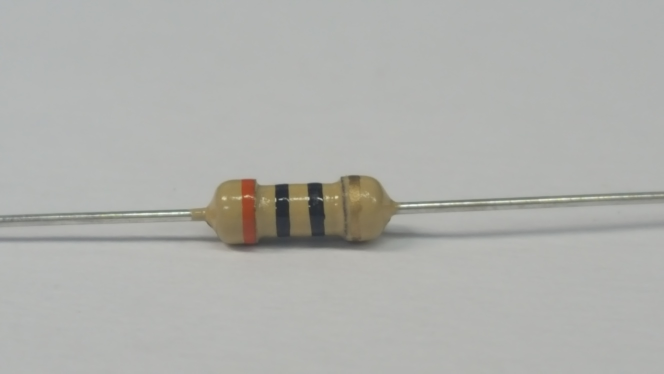
#> input picture Application Scripts/Final/TestDB/0.jpg, 1328 x 747 px (shown at 1/2 size); its folder holds 4 pictures in this run
$ python TestHaar.py   (Python 2 division)   (older library calls are emulated)
#> lines starting #> are read from the running program, lines starting #| are printed output that depends on the picture
### Application Scripts/Final/HaarLibraries.py
import os
import cv2
import subprocess
from shutil import copyfile

class PositiveFiles:
    Images = []
    # [4 lines left out: function __init__, not called in this run]
    def IncludeImages(self,ListOfImages):
        self.Images += ListOfImages

# [21 lines left out: functions GetExtension, RemoveDirectory, not called in this run]

def CreateDirIfNotExists(CreatePath):
    if not os.path.exists(CreatePath):
        os.makedirs(CreatePath)

# [156 lines left out: functions CopyFolderImage, CustomImage, AdjImages, FallOnePathIn, CreateBGFile, CreateInfoFile and 7 more, not called in this run]


### Application Scripts/Final/TestHaar.py
# This script will detect faces via your webcam.
# Tested with OpenCV3

import cv2
import os
import HaarLibraries

objCascade = cv2.CascadeClassifier("HaarXML/ResNew22_cascade.xml")

def GetName(Line):
    dotPos = 0
    dotCount =0
    fileExt = ''
    for charExt in Line:
        if charExt == ' ':
            dotPos = dotCount
        dotCount +=1

    fileExt = Line[:dotPos]

    return fileExt

def GetNum(Line):
    dotPos = 0
    dotCount =0
    fileExt = ''
    for charExt in Line:
        if charExt == ' ':
            dotPos = dotCount
        dotCount +=1
    fileExt = Line[dotPos+1:]
    #print fileExt
    fileExt = int(float(fileExt))
    return fileExt

def ReadTestImage(FileIn):
#> called with FileIn = 'TestDB/test.dat'
    fileRead = open(FileIn,'r')
#> (reads Application Scripts/Final/TestDB/test.dat from the repository)
    fileLines = fileRead.readlines()
    OutVector = []
    for fLine in fileLines:
        fLineName = GetName (fLine)
        fLineCount = GetNum (fLine)
        OutVector.append((fLineName,fLineCount))
    return OutVector


def TestImage(TestPath, Sample,ResultFilePath,ResultPath,CroppedPath,Cascade,ShowImage):
#> called with TestPath = 'TestDB', Sample = ('0.jpg', 1), ResultFilePath = 'ResultTest.dat', ResultPath = 'ResultDB', CroppedPath = 'CroppedDB', ShowImage = 1
    global objCascade
    fileResult = open(TestPath+'/'+ResultFilePath,'a')
    img = cv2.imread(TestPath+'/'+Sample[0],cv2.IMREAD_GRAYSCALE)
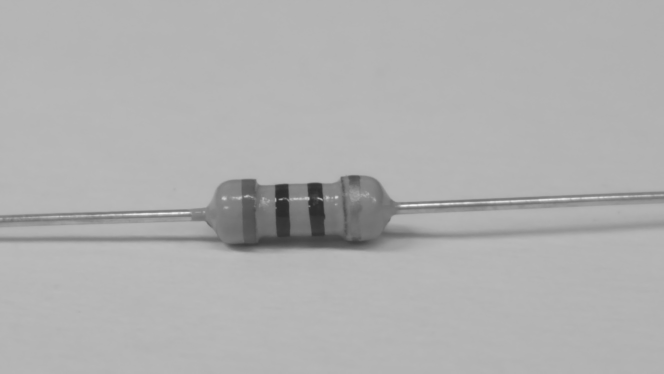
#> img: shape (747, 1328) (shown at 1/2 size); min 42, max 251, mean 175.4
    imgColor = cv2.imread(TestPath+'/'+Sample[0])
#> imgColor is the input picture: shape (747, 1328, 3); mean B, G, R 172.5, 176.1, 175.3
    #print 'shape img: %s -> shape imgColor: %s' %(str(img.shape),str(imgColor.shape))

    # Detect faces in the image
    objRes = objCascade.detectMultiScale(
        img,
        scaleFactor=1.02,
        minNeighbors=20,
        minSize=(100, 100),
        flags=cv2.cv.CV_HAAR_SCALE_IMAGE
    )
#> objRes = [[277, 122, 588, 588]]
    #print("Found {0} faces!".format(len(faces)))
    fileResult.write('Filename: '+ Sample[0]+'\n')
    fileResult.write('\tExpectec Result: ' + str(Sample[1])+'\n')
    fileResult.write('\tReceived Result: ' + str(len(objRes))+'\n')
    objCount = 0

    imgColored = cv2.cvtColor(img,cv2.COLOR_GRAY2RGB)

    IndexIma = 0
    for (x, y, w, h) in objRes:
        cv2.rectangle(imgColored, (x, y), (x+w, y+h), (0, 255, 0), 1)
        fileResult.write('\t\tObject'+str(objCount)+': ')
        fileResult.write('x: '+str(x)+' y: '+str(y))
        fileResult.write(' w: '+str(w)+' h: '+str(h)+'\n')
        imgCrop = imgColor[y:y+h,x:x+w].copy()
        #imgCrop = imgColored[y:h,x:w]
        cv2.imwrite(CroppedPath + '/'+ str(IndexIma)+'_'+Sample[0],imgCrop)
        IndexIma += 1
#> this loop made 1 pass
#> (x, y, w, h, IndexIma) on pass 1: (277, 122, 588, 588, 1)
#> pass 1, in TestImage, `imgCrop = imgColor[y:y+h,x:x+w].copy()`:
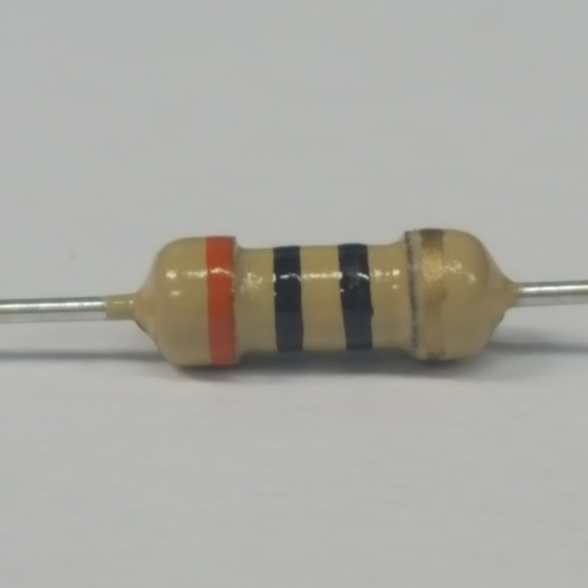
#> imgCrop: shape (588, 588, 3); mean B, G, R 163.6, 169.8, 170.7
#> after the loop:
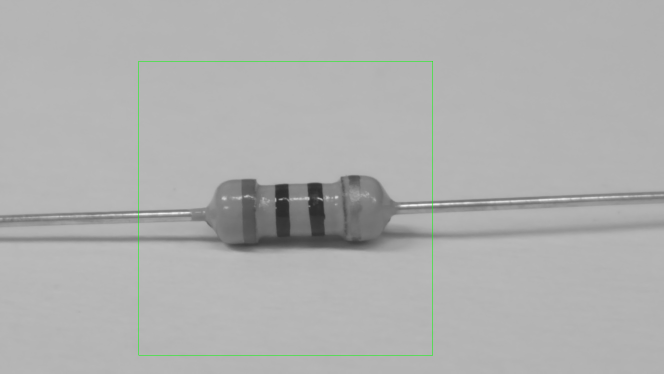
#> imgColored: shape (747, 1328, 3) (shown at 1/2 size); mean B, G, R 175, 175.6, 175
#> after the loop, IndexIma = 1
    fileResult.close()

    cv2.imwrite(ResultPath+'/'+Sample[0],imgColored)
    if ShowImage == 1:
        cv2.imshow('frame', imgColored)
        let = cv2.waitKey(200)
#> (key Esc is pressed here)

    ReturnValue = 0
    if len(objRes) == Sample[1]:
       ReturnValue =1

    return ReturnValue

#----------Main----------------#

TestPath = 'TestDB'
TestFile = 'test.dat'
fileOut = 'ResultTest.dat'
ResultDB = 'ResultDB'
CroppedDB = 'CroppedDB'
PerResult = 0
SumTest = 0


if os.path.exists(ResultDB):
    HaarLibraries.RemoveDirectory(ResultDB)

if os.path.exists(CroppedDB):
    HaarLibraries.RemoveDirectory(CroppedDB)

if os.path.exists(fileOut):
    os.remove(fileOut)

HaarLibraries.CreateDirIfNotExists(ResultDB)
HaarLibraries.CreateDirIfNotExists(CroppedDB)

for Test in ReadTestImage(TestPath+ '/'+TestFile):
    SumTest +=1
    Result = TestImage(TestPath,Test,fileOut,ResultDB,CroppedDB,objCascade,1)
    print 'SumTest: '+str(SumTest)+ ' Result: '+ str(Result)
    if Result == 1:
        PerResult+=1
#> pass 2 of the loop `for Test in ReadTestImage(TestPath+ '/'+TestFile):`:
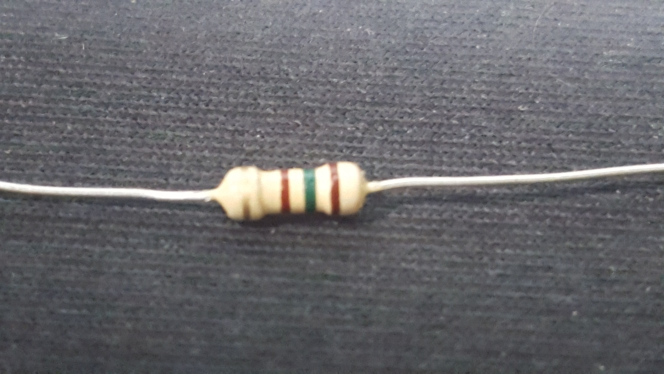
#> input picture Application Scripts/Final/TestDB/1.jpg, 1328 x 747 px (shown at 1/2 size)
#> in TestImage, imgColor is the input picture: shape (747, 1328, 3); mean B, G, R 107, 103.2, 103.6
#> objRes = [[302, 87, 551, 551]]
#> the loop in TestImage (call 2), `for (x, y, w, h) in objRes:` made 1 pass
#> (x, y, w, h, IndexIma) on pass 1: (302, 87, 551, 551, 1)
#> pass 1, in TestImage (call 2), `imgCrop = imgColor[y:y+h,x:x+w].copy()`:
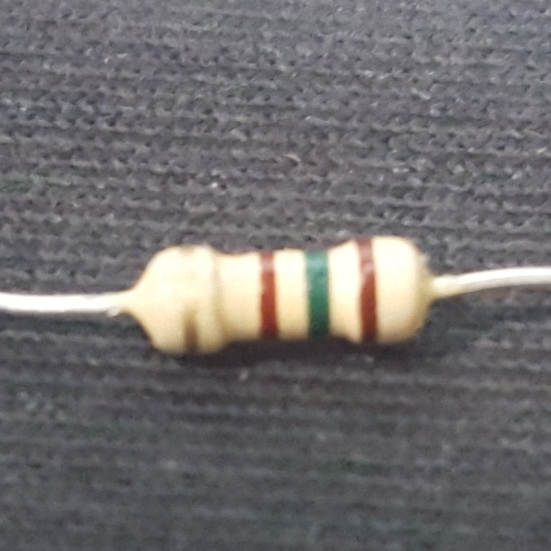
#> imgCrop: shape (551, 551, 3); mean B, G, R 110.2, 109.2, 111.7
#> after the loop in TestImage (call 2), `for (x, y, w, h) in objRes:`:
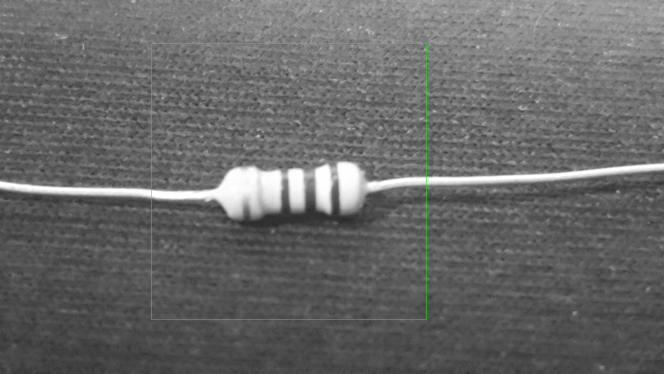
#> imgColored: shape (747, 1328, 3) (shown at 1/2 size); mean B, G, R 103.5, 104.1, 103.5
#> after the loop in TestImage (call 2), `for (x, y, w, h) in objRes:`: IndexIma = 1
#> (key Enter is pressed here)
#> (the run stopped early here; a loop or call above may not have finished)
